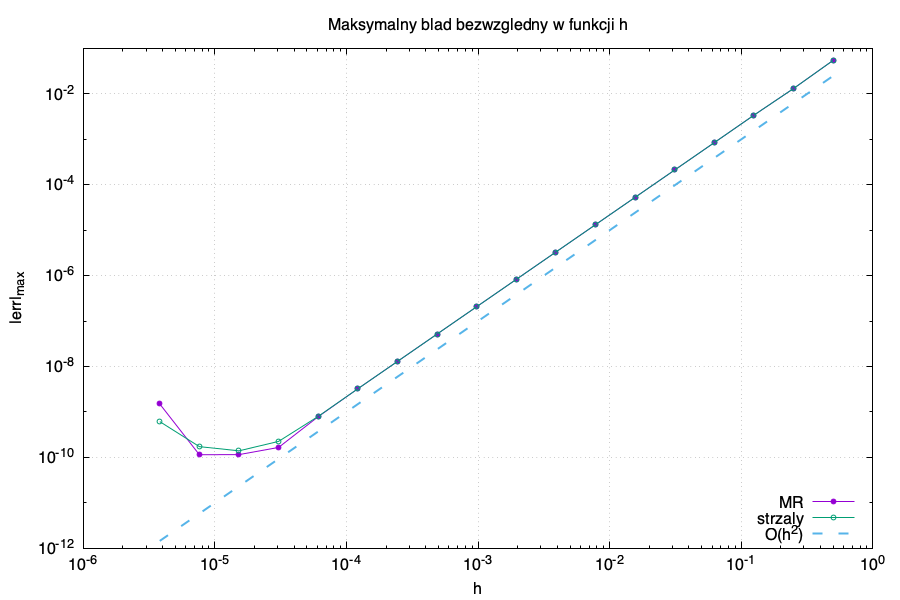

Reproduce this figure in gnuplot.
set terminal pngcairo size 900,600 font "sans,12"
set output "zbieznosc.png"
set title  "Maksymalny blad bezwzgledny w funkcji h"
set xlabel "h"
set ylabel "|err|_{max}"
set logscale xy
set format x "10^{%L}"
set format y "10^{%L}"
set grid
set key bottom right
plot "bledy.dat" u 1:2 w lp pt 7 ps 0.8 t "MR",      \
     ""          u 1:3 w lp pt 6 ps 0.8 t "strzaly", \
     1e-1*x**2 w l dt 2 lw 2 t "O(h^2)"
